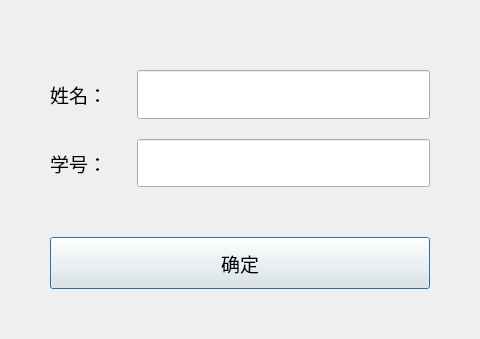
<?xml version="1.0" encoding="UTF-8"?>
<ui version="4.0">
 <class>EntWindow</class>
 <widget class="QDialog" name="EntWindow">
  <property name="geometry">
   <rect>
    <x>0</x>
    <y>0</y>
    <width>480</width>
    <height>339</height>
   </rect>
  </property>
  <property name="windowTitle">
   <string>人脸录入 - 信息录入</string>
  </property>
  <layout class="QVBoxLayout" name="entLayout" stretch="3,1">
   <property name="spacing">
    <number>30</number>
   </property>
   <property name="sizeConstraint">
    <enum>QLayout::SetDefaultConstraint</enum>
   </property>
   <property name="leftMargin">
    <number>50</number>
   </property>
   <property name="topMargin">
    <number>50</number>
   </property>
   <property name="rightMargin">
    <number>50</number>
   </property>
   <property name="bottomMargin">
    <number>50</number>
   </property>
   <item>
    <layout class="QGridLayout" name="nameLayout">
     <property name="topMargin">
      <number>20</number>
     </property>
     <property name="bottomMargin">
      <number>20</number>
     </property>
     <property name="verticalSpacing">
      <number>20</number>
     </property>
     <item row="0" column="0">
      <widget class="QLabel" name="nameLabel">
       <property name="font">
        <font>
         <family>Arial</family>
         <pointsize>14</pointsize>
        </font>
       </property>
       <property name="text">
        <string>姓名：</string>
       </property>
      </widget>
     </item>
     <item row="1" column="0">
      <widget class="QLabel" name="idLabel">
       <property name="font">
        <font>
         <family>Arial</family>
         <pointsize>14</pointsize>
        </font>
       </property>
       <property name="text">
        <string>学号：</string>
       </property>
      </widget>
     </item>
     <item row="0" column="1">
      <widget class="QLineEdit" name="nameEdit">
       <property name="sizePolicy">
        <sizepolicy hsizetype="Expanding" vsizetype="Expanding">
         <horstretch>0</horstretch>
         <verstretch>0</verstretch>
        </sizepolicy>
       </property>
       <property name="font">
        <font>
         <family>Arial</family>
         <pointsize>12</pointsize>
        </font>
       </property>
       <property name="text">
        <string/>
       </property>
      </widget>
     </item>
     <item row="1" column="1">
      <widget class="QLineEdit" name="idEdit">
       <property name="sizePolicy">
        <sizepolicy hsizetype="Expanding" vsizetype="Expanding">
         <horstretch>0</horstretch>
         <verstretch>0</verstretch>
        </sizepolicy>
       </property>
       <property name="font">
        <font>
         <family>Arial</family>
         <pointsize>12</pointsize>
        </font>
       </property>
      </widget>
     </item>
    </layout>
   </item>
   <item>
    <widget class="QPushButton" name="okButton">
     <property name="sizePolicy">
      <sizepolicy hsizetype="Expanding" vsizetype="Expanding">
       <horstretch>0</horstretch>
       <verstretch>0</verstretch>
      </sizepolicy>
     </property>
     <property name="maximumSize">
      <size>
       <width>16777215</width>
       <height>16777215</height>
      </size>
     </property>
     <property name="font">
      <font>
       <family>Arial</family>
       <pointsize>14</pointsize>
      </font>
     </property>
     <property name="layoutDirection">
      <enum>Qt::LeftToRight</enum>
     </property>
     <property name="text">
      <string>确定</string>
     </property>
    </widget>
   </item>
  </layout>
 </widget>
 <resources/>
 <connections/>
</ui>
